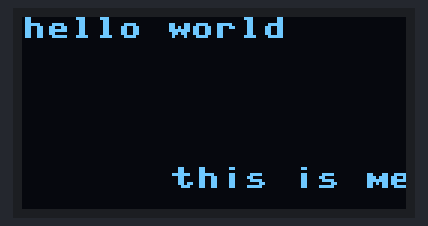
Bench run of a program on a simulated MicroPython board. Parts: 128×64 one-colour display. At 0.1 s the program stops and its outputs stay as they are.

Above: at 0.1 s.

The program:

oled.py
```python
import machine
import ssd1306
import framebuf

WIDTH = 128
HIGHT = 64

#i2c= I2C(scl = Pin(17), sda = Pin(16), machine.I2C(0))

oled = ssd1306.SSD1306_I2C(WIDTH, HIGHT,machine.I2C(0))

oled.fill(0)

oled.text("hello world",0 ,0)
oled.text("this is me",50 ,50)
oled.show()
```
